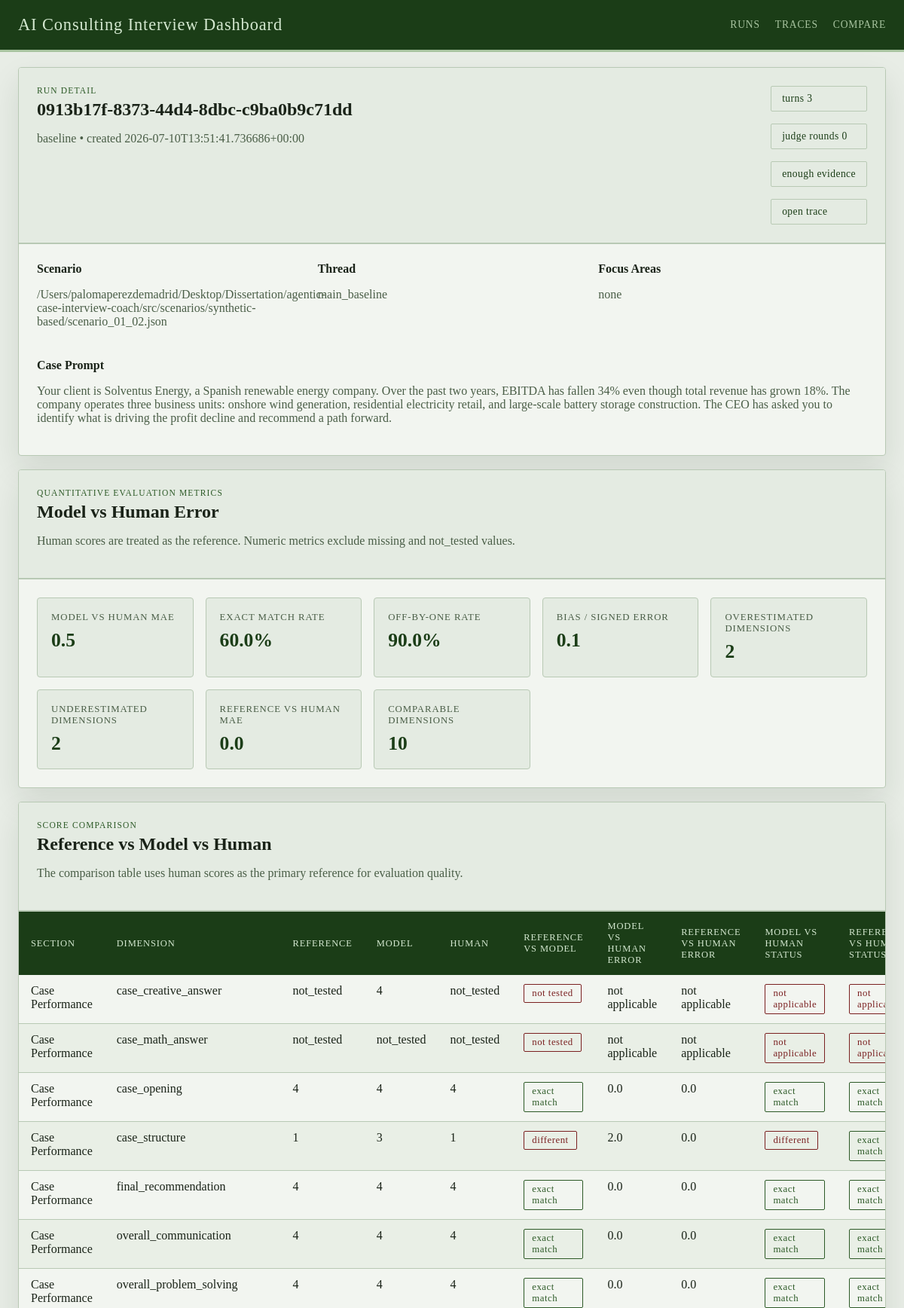
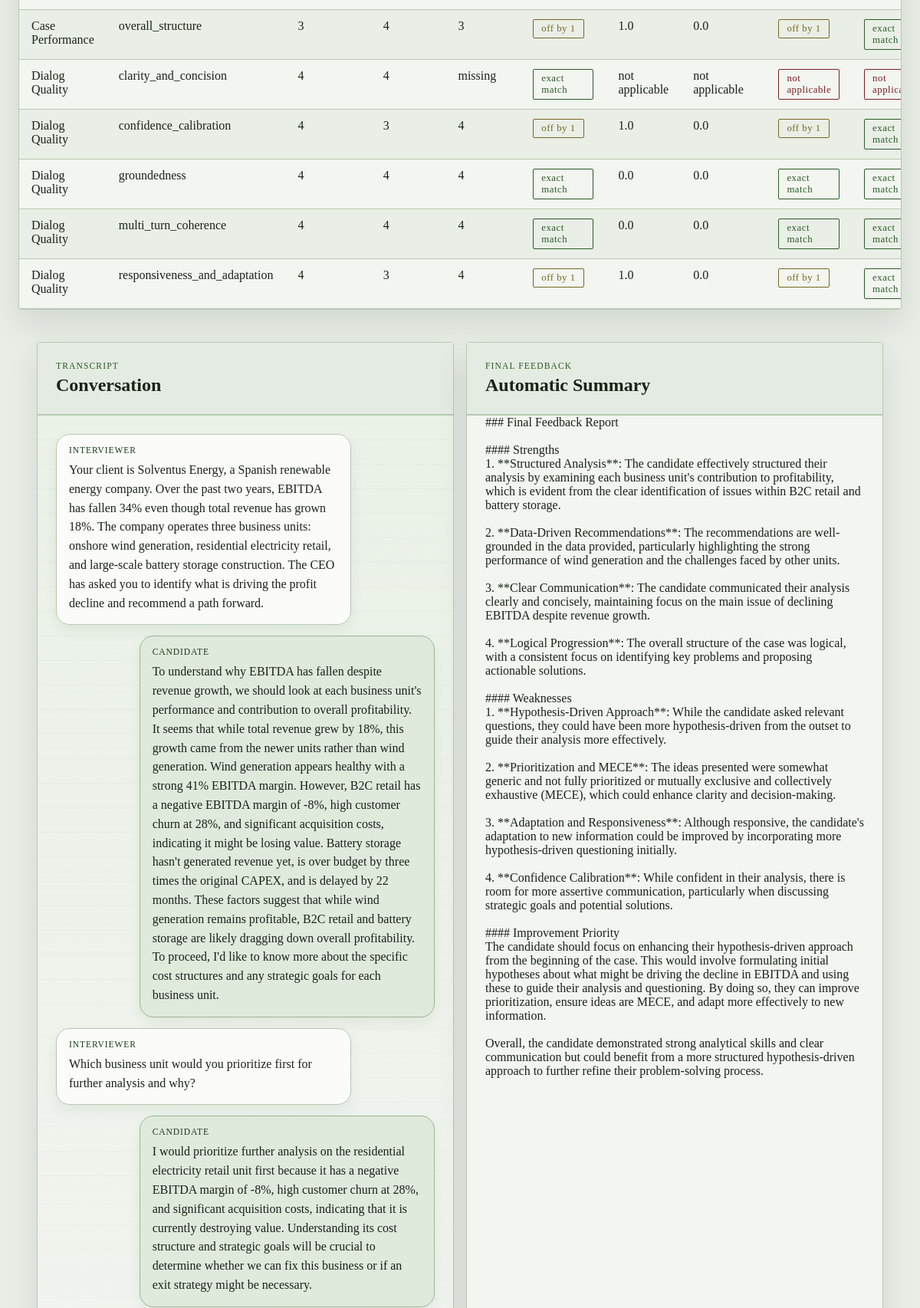
/runs/0913b17f-8373-44d4-8dbc-c9ba0b9c71dd (upper part), run on the app's committed database (2 pictures, top to bottom).
### tables this page shows
CREATE TABLE runs (
                run_id TEXT PRIMARY KEY,
                graph_name TEXT NOT NULL,
                thread_id TEXT NOT NULL,
                scenario_ref TEXT,
                case_prompt TEXT,
                turn_index INTEGER,
                judge_round INTEGER,
                enough_evidence INTEGER NOT NULL,
                focus_areas_json TEXT NOT NULL,
                transcript_json TEXT NOT NULL,
                case_performance_json TEXT NOT NULL,
                quality_dialog_json TEXT NOT NULL,
                final_feedback TEXT,
                state_json TEXT NOT NULL,
                created_at TEXT NOT NULL
            );

### web/app.py (the view)
@app.get("/runs/<run_id>")
def get_run(run_id: str):
    try:
        run_payload = load_run(run_id)
    except FileNotFoundError as exc:
        abort(404, str(exc))
    if _wants_json():
        return jsonify(run_payload)
    return render_template("run_detail.html", run=run_payload)

### web/app.py (called while the page is built)
def _wants_json() -> bool:
    if request.args.get("format") == "json":
        return True
    return request.accept_mimetypes.best == "application/json"

### web/dashboard_store.py (called while the page is built)
def _json_loads(value: str | None, fallback: Any) -> Any:
    if not value:
        return fallback
    try:
        return json.loads(value)
    except json.JSONDecodeError:
        return fallback

def get_db_connection() -> sqlite3.Connection:
    connection = sqlite3.connect(RUNS_DB_PATH, timeout=30)
    connection.row_factory = sqlite3.Row
    return connection

def _normalize_dimension_entry(raw_entry: Any) -> dict[str, Any]:
    if isinstance(raw_entry, dict):
        score = raw_entry.get("score", "")
        rationale = raw_entry.get("rationale", "")
        evidence = raw_entry.get("evidence", "")
    else:
        score = raw_entry
        rationale = ""
        evidence = ""
    return {
        "score": score if score not in {None, ""} else "",
        "rationale": str(rationale or "").strip(),
        "evidence": str(evidence or "").strip(),
    }

def _extract_expected_scores(state: dict[str, Any]) -> dict[str, dict[str, Any]]:
    candidate_profile = state.get("candidate_profile", {})
    expected_scores = candidate_profile.get("expected_scores", {})
    sections: dict[str, dict[str, Any]] = {
        CASE_PERFORMANCE_SECTION: {},
        DIALOG_QUALITY_SECTION: {},
    }
    for section_name in sections:
        raw_section = expected_scores.get(section_name, {})
        if not isinstance(raw_section, dict):
            continue
        for dimension, details in raw_section.items():
            if not isinstance(details, dict):
                continue
            sections[section_name][dimension] = {
                "score": details.get("expected", ""),
                "rationale": str(details.get("rationale", "")).strip(),
            }
    return sections

def _extract_model_scores(run_row: sqlite3.Row) -> dict[str, dict[str, Any]]:
    return {
        CASE_PERFORMANCE_SECTION: _json_loads(run_row["case_performance_json"], {}),
        DIALOG_QUALITY_SECTION: _json_loads(run_row["quality_dialog_json"], {}),
    }

def _score_sort_key(value: Any) -> tuple[int, str]:
    return (0, str(value))

def score_status(error: float | None) -> str:
    if error is None:
        return "not applicable"
    if error == 0:
        return "exact match"
    if error == 1:
        return "off by 1"
    return "different"

### web/templates/run_detail.html (shortened to what this page needs)
{% extends "base.html" %}
{% macro score_value(value) -%}
  {{ value if value not in ['', none] else 'missing' }}
{%- endmacro %}
{% block content %}
<section class="panel">
  <div class="panel-heading">
    <div>
      <p class="eyebrow">Run Detail</p>
      <h1>{{ run.run_id }}</h1>
      <p class="lede">{{ run.graph_name }} • created {{ run.created_at }}</p>
    </div>
    <div class="chip-row">
      <span class="chip">turns {{ run.turn_index }}</span>
      <span class="chip">judge rounds {{ run.judge_round }}</span>
      <span class="chip">{{ 'enough evidence' if run.enough_evidence else 'ongoing logic' }}</span>
      <a class="chip chip-link" href="{{ url_for('get_run_trace', run_id=run.run_id) }}">open trace</a>
    </div>
  </div>
  <div class="meta-grid">
    <div>
      <strong>Scenario</strong>
      <p>{{ run.scenario_ref or 'n/a' }}</p>
    </div>
    <div>
      <strong>Thread</strong>
      <p>{{ run.thread_id }}</p>
    </div>
    <div>
      <strong>Focus Areas</strong>
      <p>{{ run.focus_areas|join(', ') if run.focus_areas else 'none' }}</p>
    </div>
  </div>
  <div class="prompt-box">
    <strong>Case Prompt</strong>
    <p>{{ run.case_prompt or 'No case prompt stored.' }}</p>
  </div>
</section>
<section class="panel">
  <div class="panel-heading">
    <div>
      <p class="eyebrow">Quantitative Evaluation Metrics</p>
      <h2>Model vs Human Error</h2>
      {% if run.human_evaluation %}
      <p class="lede">Human scores are treated as the reference. Numeric metrics exclude missing and <code>not_tested</code> values.</p>
      {% else %}
      <p class="lede">No human evaluation available yet. Quantitative error metrics require human scores.</p>
      {% endif %}
    </div>
  </div>
  <div class="metric-grid">
    <div class="metric-card"><span>Model vs Human MAE</span><strong>{{ run.metrics.model_vs_human_mae if run.metrics.model_vs_human_mae is not none else '–' }}</strong></div>
    <div class="metric-card"><span>Exact Match Rate</span><strong>{{ run.metrics.exact_match_rate if run.metrics.exact_match_rate is not none else '–' }}{% if run.metrics.exact_match_rate is not none %}%{% endif %}</strong></div>
    <div class="metric-card"><span>Off-by-One Rate</span><strong>{{ run.metrics.off_by_one_rate if run.metrics.off_by_one_rate is not none else '–' }}{% if run.metrics.off_by_one_rate is not none %}%{% endif %}</strong></div>
    <div class="metric-card"><span>Bias / Signed Error</span><strong>{{ run.metrics.signed_error if run.metrics.signed_error is not none else '–' }}</strong></div>
    <div class="metric-card"><span>Overestimated Dimensions</span><strong>{{ run.metrics.overestimation_count }}</strong></div>
    <div class="metric-card"><span>Underestimated Dimensions</span><strong>{{ run.metrics.underestimation_count }}</strong></div>
    <div class="metric-card"><span>Reference vs Human MAE</span><strong>{{ run.metrics.expected_vs_human_mae if run.metrics.expected_vs_human_mae is not none else '–' }}</strong></div>
    <div class="metric-card"><span>Comparable Dimensions</span><strong>{{ run.metrics.comparable_dimensions }}</strong></div>
  </div>
</section>
<section class="panel">
  <div class="panel-heading">
    <div>
      <p class="eyebrow">Score Comparison</p>
      <h2>Reference vs Model vs Human</h2>
      <p class="lede">The comparison table uses human scores as the primary reference for evaluation quality.</p>
    </div>
  </div>
  <div class="table-wrap">
    <table>
      <thead>
        <tr>
          <th>Section</th>
          <th>Dimension</th>
          <th>Reference</th>
          <th>Model</th>
          <th>Human</th>
          <th>Reference vs Model</th>
          <th>Model vs Human Error</th>
          <th>Reference vs Human Error</th>
          <th>Model vs Human Status</th>
          <th>Reference vs Human Status</th>
        </tr>
      </thead>
      <tbody>
        {% for row in run.comparison_rows %}
        <tr>
          <td>{{ row.section_label }}</td>
          <td>{{ row.dimension }}</td>
          <td>{{ score_value(row.expected_score) }}</td>
          <td>{{ score_value(row.model_score) }}</td>
          <td>{{ score_value(row.human_score) }}</td>
          <td><span class="status status-{{ row.expected_model_status|replace(' ', '-') }}">{{ row.expected_model_status }}</span></td>
          <td>{{ row.model_human_absolute_error if row.model_human_absolute_error is not none else 'not applicable' }}</td>
          <td>{{ row.expected_human_absolute_error if row.expected_human_absolute_error is not none else 'not applicable' }}</td>
          <td><span class="status status-{{ row.model_human_status|replace(' ', '-') }}">{{ row.model_human_status }}</span></td>
          <td><span class="status status-{{ row.expected_human_status|replace(' ', '-') }}">{{ row.expected_human_status }}</span></td>
        </tr>
        {% endfor %}
      </tbody>
    </table>
  </div>
</section>
<section class="two-col">
  <article class="panel">
    <div class="panel-heading">
      <div>
        <p class="eyebrow">Transcript</p>
        <h2>Conversation</h2>
      </div>
    </div>
    <ol class="transcript-chat">
      {% for line in run.transcript %}
      {% if not line.startswith('Eval Case Performance: ') and not line.startswith('Eval Dialog Quality: ') and not line.startswith('Give Feedback: ') %}
      {% set role = "system" %}
      {% set label = "System" %}
      {% set content = line %}
      {% if line.startswith('Interviewer reveal: ') %}
        {% set role = "reveal" %}
        {% set label = "Interviewer reveal" %}
        {% set content = line.removeprefix('Interviewer reveal: ') %}
      {% elif line.startswith('Interviewer: ') %}
        {% set role = "interviewer" %}
        {% set label = "Interviewer" %}
        {% set content = line.removeprefix('Interviewer: ') %}
      {% elif line.startswith('Candidate: ') %}
        {% set role = "candidate" %}
        {% set label = "Candidate" %}
        {% set content = line.removeprefix('Candidate: ') %}
      {% elif line.startswith('Judge: ') %}
        {% set role = "judge" %}
        {% set label = "Judge" %}
        {% set content = line.removeprefix('Judge: ') %}
      {% endif %}
      <li class="chat-message chat-message-{{ role }}">
        <div class="chat-bubble">
          <span class="chat-label">{{ label }}</span>
          <p>{{ content }}</p>
        </div>
      </li>
      {% endif %}
      {% endfor %}
    </ol>
  </article>
  <article class="panel">
    <div class="panel-heading">
      <div>
        <p class="eyebrow">Final Feedback</p>
        <h2>Automatic Summary</h2>
      </div>
    </div>
    <div class="markdown-block">
      <pre>{{ run.final_feedback or 'No final feedback stored.' }}</pre>
    </div>
  </article>
</section>
{% endblock %}

### web/static/styles.css (style rules this page uses)
:root { --bg: #e8ede6; --panel: #f2f5f0; --panel-alt: #e4ebe2; --line: #b8c9b4; --ink: #1a2318; --muted: #4a5e47; --accent: #2d5a27; --accent-strong: #1b3d17; --success: #2d5a27; --warning: #7a6520; --danger: #7a2020; --shadow: 0 18px 40px rgba(20, 40, 18, 0.10); --radius: 4px; --font-ui: "Georgia", "Times New Roman", serif; --font-display: "Georgia", "Palatino Linotype", serif; }
* { box-sizing: border-box; }
body { margin: 0; font-family: var(--font-ui); color: var(--ink); background: var(--bg); }
a { color: var(--accent-strong); }
code, pre, select, input, textarea { font-family: inherit; }
.panel { background: var(--panel); border: 1px solid var(--line); border-radius: var(--radius); box-shadow: var(--shadow); overflow: hidden; }
.panel-heading { display: flex; justify-content: space-between; align-items: start; gap: 16px; padding: 24px; background: var(--panel-alt); border-bottom: 2px solid var(--line); }
.panel-heading h1, .panel-heading h2, .panel-heading h3, .subsection h3 { margin: 0; font-family: var(--font-display); font-weight: bold; }
.eyebrow { margin: 0 0 6px; color: var(--accent); text-transform: uppercase; letter-spacing: 0.10em; font-size: 0.72rem; font-family: var(--font-display); }
.lede, .meta-grid p, .prompt-box p, .helper { color: var(--muted); }
.chip-row, .metric-grid, .meta-grid, .form-grid, .compare-form, .flash-stack, .two-col { display: grid; gap: 16px; }
.chip-row { grid-template-columns: repeat(auto-fit, minmax(120px, max-content)); }
.chip { display: inline-flex; padding: 8px 14px; border-radius: 2px; background: var(--panel-alt); border: 1px solid var(--line); color: var(--accent-strong); font-size: 0.85rem; letter-spacing: 0.03em; }
.chip-link { text-decoration: none; }
.meta-grid, .form-grid, .compare-form, .two-col { grid-template-columns: repeat(auto-fit, minmax(220px, 1fr)); padding: 24px; }
.prompt-box, .human-form, .markdown-block, .subsection, .notes-field, .trace-timeline { padding: 0 24px 24px; }
.metric-grid { grid-template-columns: repeat(auto-fit, minmax(180px, 1fr)); padding: 24px; }
.metric-card { padding: 18px; border-radius: var(--radius); border: 1px solid var(--line); background: var(--panel-alt); }
.metric-card span { display: block; color: var(--muted); font-size: 0.8rem; text-transform: uppercase; letter-spacing: 0.07em; margin-bottom: 8px; }
.metric-card strong { font-size: 1.6rem; font-family: var(--font-display); color: var(--accent-strong); }
.table-wrap { overflow-x: auto; }
table { width: 100%; border-collapse: collapse; }
th { background: var(--accent-strong); color: #d4e8d0; padding: 12px 16px; text-align: left; font-size: 0.78rem; text-transform: uppercase; letter-spacing: 0.07em; font-weight: normal; }
td { padding: 12px 16px; text-align: left; vertical-align: top; border-bottom: 1px solid var(--line); }
tr:nth-child(even) td { background: rgba(180, 210, 174, 0.15); }
.status { display: inline-flex; padding: 4px 10px; border-radius: 2px; font-size: 0.8rem; border: 1px solid currentColor; letter-spacing: 0.04em; }
.status-exact-match { color: var(--success); }
.status-off-by-1, .status-off-by-one { color: var(--warning); }
.status-different, .status-missing, .status-not-applicable, .status-not-tested { color: var(--danger); }
.transcript-chat { list-style: none; margin: 0; padding: 24px; display: grid; gap: 14px; background: linear-gradient(180deg, rgba(212, 232, 208, 0.28), rgba(242, 245, 240, 0.8)), repeating-linear-gradient( 180deg, transparent 0, transparent 31px, rgba(184, 201, 180, 0.18) 31px, rgba(184, 201, 180, 0.18) 32px ); }
.chat-message { display: flex; }
.chat-bubble { max-width: min(78%, 760px); padding: 14px 16px 15px; border: 1px solid var(--line); border-radius: 18px; background: #fbfcfa; box-shadow: 0 8px 18px rgba(20, 40, 18, 0.06); }
.chat-label { display: block; margin-bottom: 8px; color: var(--accent-strong); font-size: 0.72rem; text-transform: uppercase; letter-spacing: 0.08em; }
.chat-bubble p { margin: 0; white-space: pre-wrap; word-break: break-word; line-height: 1.55; }
.chat-message-interviewer, .chat-message-reveal, .chat-message-feedback { justify-content: flex-start; }
.chat-message-candidate { justify-content: flex-end; }
.chat-message-candidate .chat-bubble { background: #dfe9dc; border-color: #9db494; }
pre { margin: 0; white-space: pre-wrap; word-break: break-word; }

### data on the page
runs: run_id "0913b17f-8373-44d4-8dbc-c9ba0b9c71dd", graph_name "baseline", created_at "2026-07-10T13:51:41.736686+00:00", turn_index "3", judge_round "0", enough_evidence "enough evidence", scenario_ref "/Users/palomaperezdemadrid/Desktop/Dissertation/agentic-case-interview-coach/src/scenarios/synthetic-based/scenario_01_02.json", thread_id "main_baseline", case_prompt "Your client is Solventus Energy, a Spanish renewable energy company. Over the past two years, EBITDA has fallen 34% even though total revenue has grown 18%. The company operates three business units: onshore wind generation, residential electricity retail, and large-scale battery storage construction. The CEO has asked you to identify what is driving the profit decline and recommend a path forward.", final_feedback "### Final Feedback Report #### Strengths 1. **Structured Analysis**: The candidate effectively structured their analysis by examining each business unit's contribution to profitability, which is evident from the clear identification of issues within B2C retail and battery storage. 2. **Data-Driven Recommendations**: The recommendations are well-grounded in the data provided, particularly highlighting the strong performance of wind generation and the challenges faced by other units. 3. **Clear Communication**: The candidate communicated their analysis clearly and concisely, maintaining focus on the main issue of declining EBITDA despite revenue growth. 4. **Logical Progression**: The overall…"

### other printed values
{{ run.focus_areas|join(', ') if run.focus_areas else 'none' }} "none"
{{ run.metrics.overestimation_count }} "2"
{{ run.metrics.underestimation_count }} "2"
{{ run.metrics.comparable_dimensions }} "10"
{{ row.section_label }} "Case Performance" "Case Performance" "Case Performance" "Case Performance" "Case Performance" "Case Performance" "Case Performance" "Case Performance" "Dialog Quality" "Dialog Quality" "Dialog Quality" "Dialog Quality" "Dialog Quality"
{{ row.dimension }} "case_creative_answer" "case_math_answer" "case_opening" "case_structure" "final_recommendation" "overall_communication" "overall_problem_solving" "overall_structure" "clarity_and_concision" "confidence_calibration" "groundedness" "multi_turn_coherence" "responsiveness_and_adaptation"
{{ value if value not in ['', none] else 'missing' }} "not_tested 4 not_tested" "not_tested not_tested not_tested" "4 4 4" "1 3 1" "4 4 4" "4 4 4" "4 4 4" "3 4 3" "4 4 missing" "4 3 4" "4 4 4" "4 4 4" "4 3 4"
{{ row.expected_model_status }} "not tested" "not tested" "exact match" "different" "exact match" "exact match" "exact match" "off by 1" "exact match" "off by 1" "exact match" "exact match" "off by 1"
{{ row.model_human_status }} "not applicable" "not applicable" "exact match" "different" "exact match" "exact match" "exact match" "off by 1" "not applicable" "off by 1" "exact match" "exact match" "off by 1"
{{ row.expected_human_status }} "not…" "not…" "exact match" "exact match" "exact match" "exact match" "exact match" "exact match" "not…" "exact match" "exact match" "exact match" "exact match"
{{ label }} "INTERVIEWER" "CANDIDATE" "INTERVIEWER" "CANDIDATE"
{{ content }} "Which business unit would you prioritize first for further analysis and why?"
